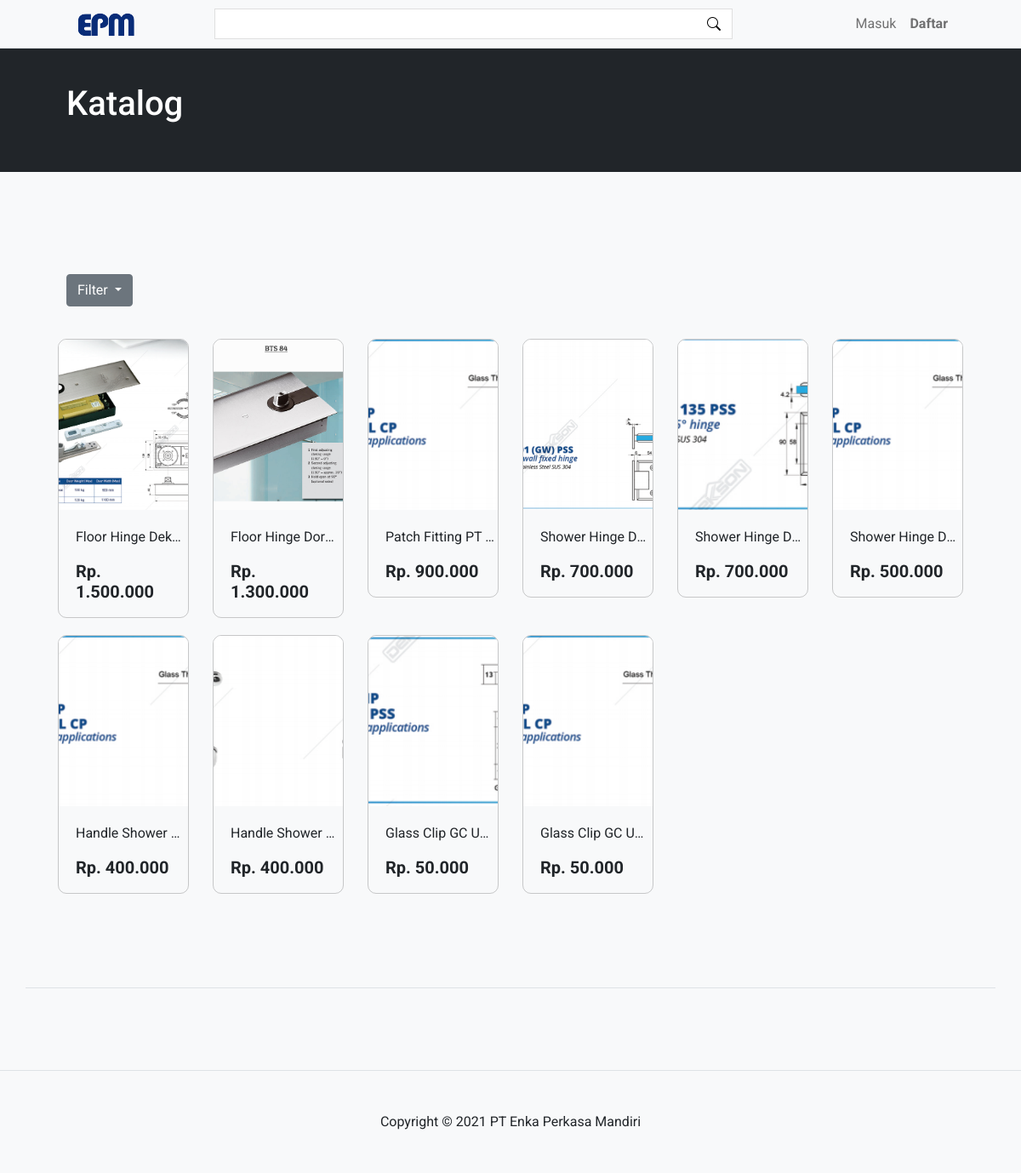
Page /katalog?order=termahal on the committed database.
### tables this page shows
CREATE TABLE `barang_data`  (
  `bd_id` int NOT NULL AUTO_INCREMENT,
  `bd_kategori` int NULL DEFAULT NULL,
  `bd_nama_barang` varchar(255) NULL DEFAULT NULL,
  `bd_harga` double(25, 2) NULL DEFAULT NULL,
  `bd_deskripsi` text NULL,
  `bd_stok` int NULL DEFAULT NULL,
  `bd_berat` int NULL DEFAULT NULL,
  `bd_gambar` varchar(255) NULL DEFAULT NULL,
  PRIMARY KEY (`bd_id`) USING BTREE,
  INDEX `fk_1`(`bd_kategori`) USING BTREE,
  CONSTRAINT `fk_1` FOREIGN KEY (`bd_kategori`) REFERENCES `kategori_barang` (`kb_id`) ON DELETE RESTRICT ON UPDATE CASCADE
);

### application/controllers/Katalog.php (called while the page is built, shortened)
<?php
class Katalog extends CI_Controller {
	public function index()
	{
		$getorder = $_GET['order'];
		if($getorder=='termurah'){
			$order = 'order by bd_harga asc';
		}else if ($getorder=='termahal'){
			$order = 'order by bd_harga desc';
		}else if ($getorder=='terlaris'){
			$order = 'order by terjual desc';
		}else{
			$order = 'order by bd_id desc';
		}
		$data['search'] = $this->db->query("SELECT * from barang_data left join kategori_barang on kb_id = bd_kategori left join (select dp_barang,sum(dp_qty) terjual from detail_pesanan group by dp_barang)dp on dp_barang = bd_id $order")->result();
		$this->load->view('include/header');
		$this->load->view('include/navbar');
		$this->load->view('katalog',$data);
		$this->load->view('include/footer');
	}
}

### index.php (called while the page is built, shortened)
<?php
require_once BASEPATH.'core/CodeIgniter.php';

### application/views/katalog.php (the view, shortened to what this page needs)
<header class="bg-dark py-5 text-white">
    <div class="container px-5">
        <h1>Katalog</h1>
    </div>
</header>
<section class="bg-light py-5 border-bottom">
    <div class="container px-5 my-5 discount-section border-bottom">
    <br>
        <div class="text-left mb-5">
            <div class="dropdown">
              <button class="btn btn-secondary dropdown-toggle" type="button" id="dropdownMenuButton1" data-bs-toggle="dropdown" aria-expanded="false">
                Filter
              </button>
            </div>
        </div>
        <div class="row gx-5">
            <?php
            foreach($search as $search){
            ?>
            <div class="col-lg-2 col-6 item-discount" onclick="window.location.href='<?=base_url()?>barang?id_barang=<?=$search->bd_id?>'">
                <div class="box-discount">
                    <div class="item-gambar" style="background: url('<?=base_url()?>assets/images/accesoris/<?=$search->bd_gambar?>'); background-position: center; background-size: cover;">
                    </div>
                    <div class="discount item-jual-desc">
                        <p class="judul-item-jual"><?=$search->bd_nama_barang?></p>
                        <h2 class="h5 fw-bolder">Rp. <?=number_format($search->bd_harga,0,',','.')?></h2>
                    </div>
                </div>
            </div>
            <?php
            }
            ?>
        </div>
    </div>
</section>

### assets/css/css.css (style rules this page uses)
* { font-family: 'Roboto', sans-serif; }
body { padding-top: 50px; }
.item-discount { margin-bottom: 40px; transition: 0.3s; }
.box-discount { border-radius: 10px; overflow: hidden; border: 1px solid rgba(0, 0, 0, 0.2); padding-bottom: 10px; margin: -10px; transition: 0.3s; }
.discount-section { padding-bottom: 80px; }
.item-gambar { height: 200px; margin-bottom: 20px; }
.item-jual-desc { margin: 0 20px; }
.judul-item-jual { width: 130px; white-space: nowrap; overflow: hidden; text-overflow: ellipsis; }

### rows in the picture
barang_data: bd_gambar (picture), bd_nama_barang "Floor Hinge Dek…", bd_harga "1.500.000"
barang_data: bd_gambar (picture), bd_nama_barang "Floor Hinge Dor…", bd_harga "1.300.000"
barang_data: bd_gambar (picture), bd_nama_barang "Patch Fitting PT…", bd_harga "900.000"
barang_data: bd_gambar (picture), bd_nama_barang "Shower Hinge D…", bd_harga "700.000"
barang_data: bd_gambar (picture), bd_nama_barang "Shower Hinge D…", bd_harga "700.000"
barang_data: bd_gambar (picture), bd_nama_barang "Shower Hinge D…", bd_harga "500.000"
barang_data: bd_gambar (picture), bd_nama_barang "Handle Shower…", bd_harga "400.000"
barang_data: bd_gambar (picture), bd_nama_barang "Handle Shower…", bd_harga "400.000"
barang_data: bd_gambar (picture), bd_nama_barang "Glass Clip GC U…", bd_harga "50.000"
barang_data: bd_gambar (picture), bd_nama_barang "Glass Clip GC U…", bd_harga "50.000"
